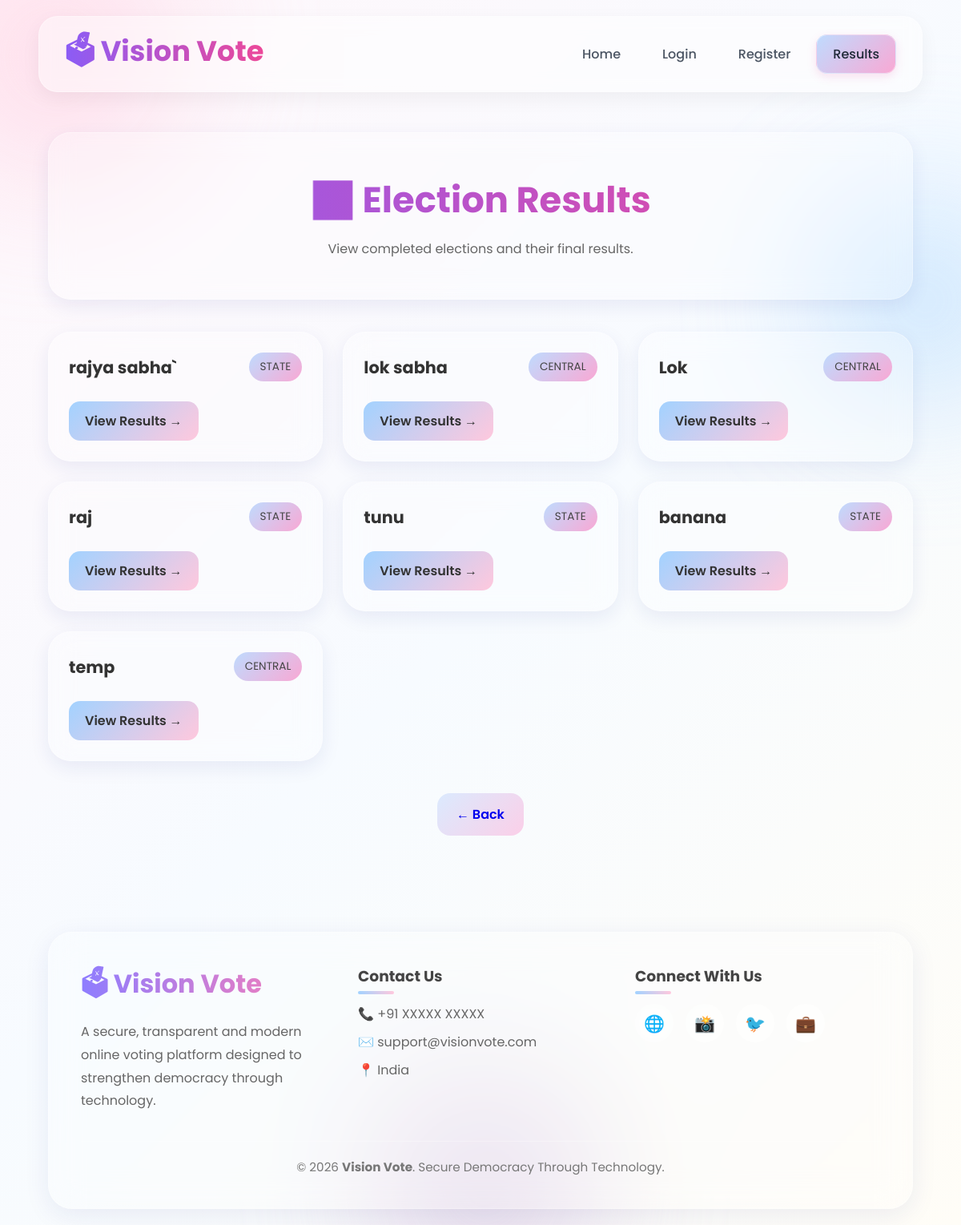
The app's page /results/ with its own data.
### elections/models.py (models this page shows, shortened)
class Election(models.Model):
    ELECTION_TYPES = (
        ('CENTRAL', 'Central'),
        ('STATE', 'State'),
    )
    election_code = models.CharField(
        max_length=50,
        unique=True
    )
    title = models.CharField(
        max_length=255
    )
    description = models.TextField()
    election_type = models.CharField(
        max_length=20,
        choices=ELECTION_TYPES
    )
    state = models.CharField(
        max_length=100,
        choices=INDIAN_STATES,
        blank=True,
        null=True
    )
    election_cycle_years = models.PositiveIntegerField(
        default=5
    )
    start_datetime = models.DateTimeField()
    end_datetime = models.DateTimeField()
    created_at = models.DateTimeField(
        auto_now_add=True
    )
    updated_at = models.DateTimeField(
        auto_now=True
    )

### results/views.py (the view)
def results_home(request):
    ended_elections = Election.objects.filter(
        end_datetime__lt=timezone.now()
    )
    back_url = request.META.get('HTTP_REFERER', '/')
    return render(
        request,
        "results/results_home.html",
        {
            "ended_elections": ended_elections,
            "back_url": back_url
        }
    )

### templates/results/results_home.html (shortened to what this page needs)
{% load static %}
<!doctype html>
<html lang="en">
  <head>
    <link rel="stylesheet" href="{% static 'css/results/results_home.css' %}" />
  </head>
  <body>
    <div class="blob blob1"></div>
    <div class="blob blob2"></div>
    <div class="blob blob3"></div>
    {% include 'navbar.html' %}
    <main class="container">
      <section class="hero glass">
        <h1>📊 Election Results</h1>
        <p>View completed elections and their final results.</p>
      </section>
      <div class="results-grid">
        {% for election in ended_elections %}
        <div class="glass result-card">
          <div class="card-top">
            <h2>{{ election.title }}</h2>
            <span class="result-badge"> {{ election.election_type }} </span>
          </div>
          <a href="{% url 'election_results' election.id %}" class="view-btn">
            View Results →
          </a>
        </div>
        {% empty %}
        <div class="glass empty-card">
          <h3>No election results available yet.</h3>
        </div>
        {% endfor %}
      </div>
      <div class="back-wrapper">
        <a href="{{ back_url }}" class="back-btn">← Back</a>
      </div>
    </main>
    {% include 'footer.html' %}
  </body>
</html>

### templates/navbar.html (shortened to what this page needs)
<!-- {% load static %}
<link rel="stylesheet" href="{% static 'css/navbar.css' %}" />
<nav class="navbar glass">
  <div class="nav-logo">
    <a href="/">🗳 Vision Vote</a>
  </div>
  <ul class="nav-menu">
    <li>
      <a href="{% url 'accounts:login' %}"> Login </a>
    </li>
    <li>
      <a href="{% url 'accounts:register' %}"> Register </a>
    </li>
    <li>
      <a href="{% url 'results_home' %}" class="nav-primary"> Results </a>
    </li>
  </ul>
</nav> -->
{% load static %}
<link rel="stylesheet" href="{% static 'css/navbar.css' %}" />
<nav class="navbar glass">
  <div class="nav-logo">
    <a href="/">🗳 Vision Vote</a>
  </div>
  <ul class="nav-menu">
    <li>
      <a href="{% url 'home' %}"> Home </a>
    </li>
    <li>
      <a href="{% url 'accounts:login' %}"> Login </a>
    </li>
    <li>
      <a href="{% url 'accounts:register' %}"> Register </a>
    </li>
    <li>
      <a href="{% url 'results_home' %}" class="nav-primary"> Results </a>
    </li>
  </ul>
</nav>

### templates/footer.html
{% load static %}
<link rel="stylesheet" href="{% static 'css/footer.css' %}" />
<footer class="footer glass-footer">
  <div class="footer-container">
    <div class="footer-brand">
      <h2>🗳 Vision Vote</h2>
      <p>
        A secure, transparent and modern online voting platform designed to
        strengthen democracy through technology.
      </p>
    </div>
    <div class="footer-section">
      <h3>Contact Us</h3>
      <p>📞 +91 XXXXX XXXXX</p>
      <p>✉️ support@visionvote.com</p>
      <p>📍 India</p>
    </div>
    <div class="footer-section">
      <h3>Connect With Us</h3>
      <div class="footer-socials">
        <a href="#" title="Website">🌐</a>
        <a href="#" title="Instagram">📸</a>
        <a href="#" title="Twitter">🐦</a>
        <a href="#" title="LinkedIn">💼</a>
      </div>
    </div>
  </div>
  <div class="footer-bottom">
    © 2026 <strong>Vision Vote</strong>. Secure Democracy Through Technology.
  </div>
</footer>

### static/css/results/results_home.css (style rules this page uses)
* { margin: 0; padding: 0; box-sizing: border-box; }
body { font-family: 'Poppins', sans-serif; min-height: 100vh; background: linear-gradient(135deg, #fff7fb 0%, #f7fbff 50%, #fffdf7 100%); color: #444; overflow-x: hidden; position: relative; }
.blob { position: fixed; border-radius: 50%; filter: blur(90px); opacity: 0.55; z-index: -1; }
.blob1 { width: 300px; height: 300px; background: #ffc8dd; top: -80px; left: -80px; }
.blob2 { width: 250px; height: 250px; background: #a2d2ff; right: -80px; top: 250px; }
.blob3 { width: 250px; height: 250px; background: #cdb4db; bottom: -80px; left: 40%; }
.container { width: 90%; max-width: 1300px; margin: auto; padding: 30px 0 60px; }
.glass { background: rgba(255, 255, 255, 0.25); backdrop-filter: blur(15px); -webkit-backdrop-filter: blur(15px); border: 1px solid rgba(255, 255, 255, 0.35); border-radius: 28px; box-shadow: 0 8px 24px rgba(31, 38, 135, 0.08); }
.hero { text-align: center; padding: 50px 30px; margin-bottom: 40px; }
.hero h1 { font-size: 2.8rem; margin-bottom: 15px; background: linear-gradient(90deg, #8B5CF6, #EC4899); -webkit-background-clip: text; -webkit-text-fill-color: transparent; }
.hero p { color: #666; }
.results-grid { display: grid; grid-template-columns: repeat(auto-fit, minmax(300px, 1fr)); gap: 25px; }
.result-card { padding: 25px; transition: 0.3s ease; }
.card-top { display: flex; justify-content: space-between; align-items: center; gap: 15px; margin-bottom: 25px; }
.card-top h2 { font-size: 1.3rem; color: #333; }
.result-badge { padding: 8px 14px; border-radius: 50px; font-size: 0.85rem; background: linear-gradient(135deg, #bfdbfe, #f9a8d4); }
.view-btn { display: inline-block; text-decoration: none; padding: 12px 20px; border-radius: 14px; background: linear-gradient(135deg, #a2d2ff, #ffc8dd); color: #333; font-weight: 600; transition: 0.3s ease; }
.back-wrapper { display: flex; justify-content: center; margin-top: 40px; }
.back-btn { text-decoration: none; border: none; padding: 14px 24px; border-radius: 16px; background: linear-gradient(135deg, #dbeafe, #fbcfe8); cursor: pointer; font-weight: 600; transition: 0.3s ease; }

### static/css/navbar.css (style rules this page uses)
.navbar { width: 92%; max-width: 1300px; margin: 20px auto; padding: 16px 32px; display: flex; justify-content: space-between; align-items: center; background: rgba(255, 255, 255, 0.45); backdrop-filter: blur(10px); -webkit-backdrop-filter: blur(10px); border: 1px solid rgba(255, 255, 255, 0.35); border-radius: 24px; box-shadow: 0 8px 24px rgba(0, 0, 0, 0.05); position: sticky; top: 15px; z-index: 1000; }
.nav-logo a { text-decoration: none; font-family: 'Poppins', sans-serif; font-size: 2.2rem; font-weight: 700; background: linear-gradient(90deg, #8B5CF6, #EC4899); -webkit-background-clip: text; -webkit-text-fill-color: transparent; }
.nav-menu { list-style: none; display: flex; align-items: center; gap: 12px; }
.nav-menu a { text-decoration: none; color: #4B5563; font-weight: 500; padding: 12px 20px; border-radius: 14px; transition: background 0.25s ease, color 0.25s ease, transform 0.25s ease, box-shadow 0.25s ease; will-change: transform; }
.nav-primary { background: linear-gradient(135deg, #BFDBFE, #F9A8D4); color: #1F2937 !important; font-weight: 600; box-shadow: 0 4px 12px rgba(236, 72, 153, 0.15); border: 1px solid rgba(255, 255, 255, 0.4); }

### records on screen
Election: title "rajya sabha`", election_type "STATE"
Election: title "lok sabha", election_type "CENTRAL"
Election: title "Lok", election_type "CENTRAL"
Election: title "raj", election_type "STATE"
Election: title "tunu", election_type "STATE"
Election: title "banana", election_type "STATE"
Election: title "temp", election_type "CENTRAL"
